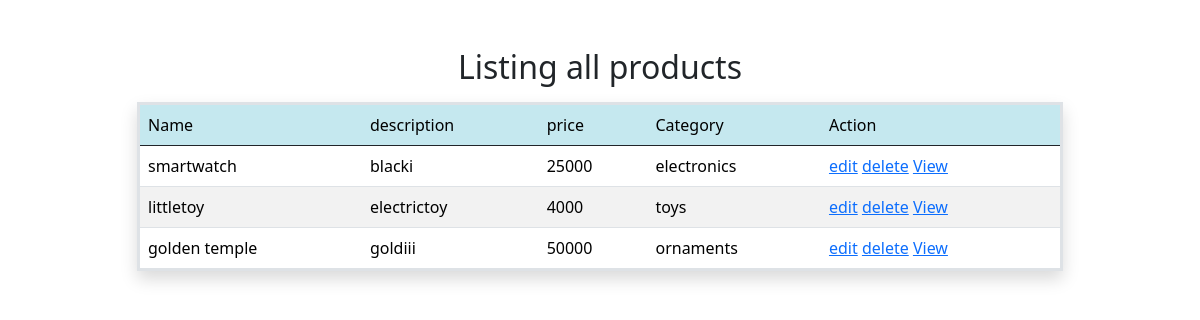
Page /product/all on the committed database.
### exset1/models.py (models this page shows, shortened)
class Product(models.Model):
    product_name=models.CharField(max_length=200,unique=True)
    category_name=models.ForeignKey(Category,on_delete=models.CASCADE)
    description=models.CharField(max_length=300)
    price=models.PositiveIntegerField(null=True)

class Category(models.Model):
    category_name=models.CharField(max_length=200)
    def __str__(self):
        return self.category_name

### exset1/views.py (the view)
# urls.py: path("product/all",views.ProductListView.as_view(),name='product-list'),
class ProductListView(ListView):
    template_name="prod_list.html"
    model=Product
    context_object_name="prod"

### exset1/templates/prod_list.html (shortened to what this page needs)
<!DOCTYPE html>
<html lang="en">
<head>
    <link href="https://cdn.jsdelivr.net/npm/bootstrap@5.3.2/dist/css/bootstrap.min.css" rel="stylesheet">
</head>
<body>
<div class="container">
    <div class="row mt-5 ">
        <h2 class="text-center mb-3">Listing all products</h2>
        <div class="col-1"></div>
        <div class="col-10 ">
            <table class="table table-striped table-hover  border border-3 border shadow">
                <tr class="table table-info border border-dark">
                    <td>Name</td>
                    <td>description</td>
                    <td>price</td>
                    <td>Category</td>
                    <td>Action</td>
                    </tr>
                    {%for p in prod%}
                    <tr>
                    <td>{{p.product_name}}</td>
                    <td>{{p.description}}</td>
                    <td>{{p.price}}</td>
                    <td>{{p.category_name}}</td>
                     <td><a href="{% url 'product-update' p.id %}">edit</a>
                        <a href="{% url 'product-remove' p.id %}">delete</a>
                        <a href="{% url 'product-detail' p.id %}">View</a>
                    </td>
                    </tr>
                    {%endfor%}
                    </table>
                    </div>
                    </div>
                    </div>
                    </body>
                    </html>

### rows in the picture
Product: product_name "smartwatch", description "blacki", price "25000", category_name "electronics"
Product: product_name "littletoy", description "electrictoy", price "4000", category_name "toys"
Product: product_name "golden temple", description "goldiii", price "50000", category_name "ornaments"
